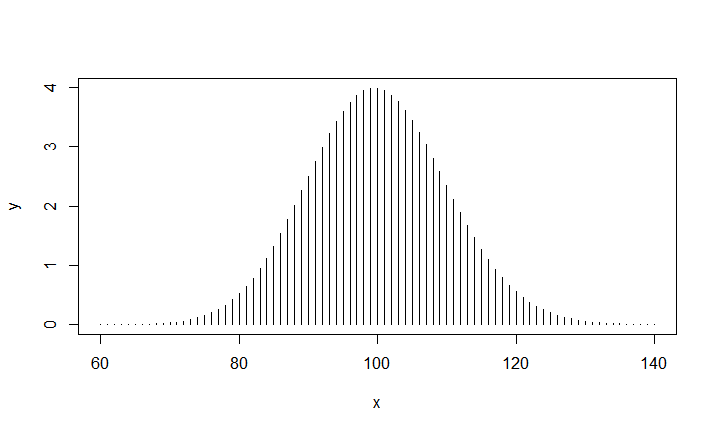

The script that drew this image:
#poisson spike distribution

r = 100 #success rate, firing rate
dt = 0.001 #1ms
rdt = r * dt
x = seq(60,140) # N trials displayed
y = runif(length(x)) # initialization of y

for (i in 1:length(x)){
  #y[i] = ((rdt**x[i]) * exp(-rdt) / factorial(x[i])) * 100
  y[i] = ((r**x[i]) * exp(-r) / factorial(x[i])) * 100
  #y[i] = dpois(x[i], r) * 100
}

plot(x,y, "h")
